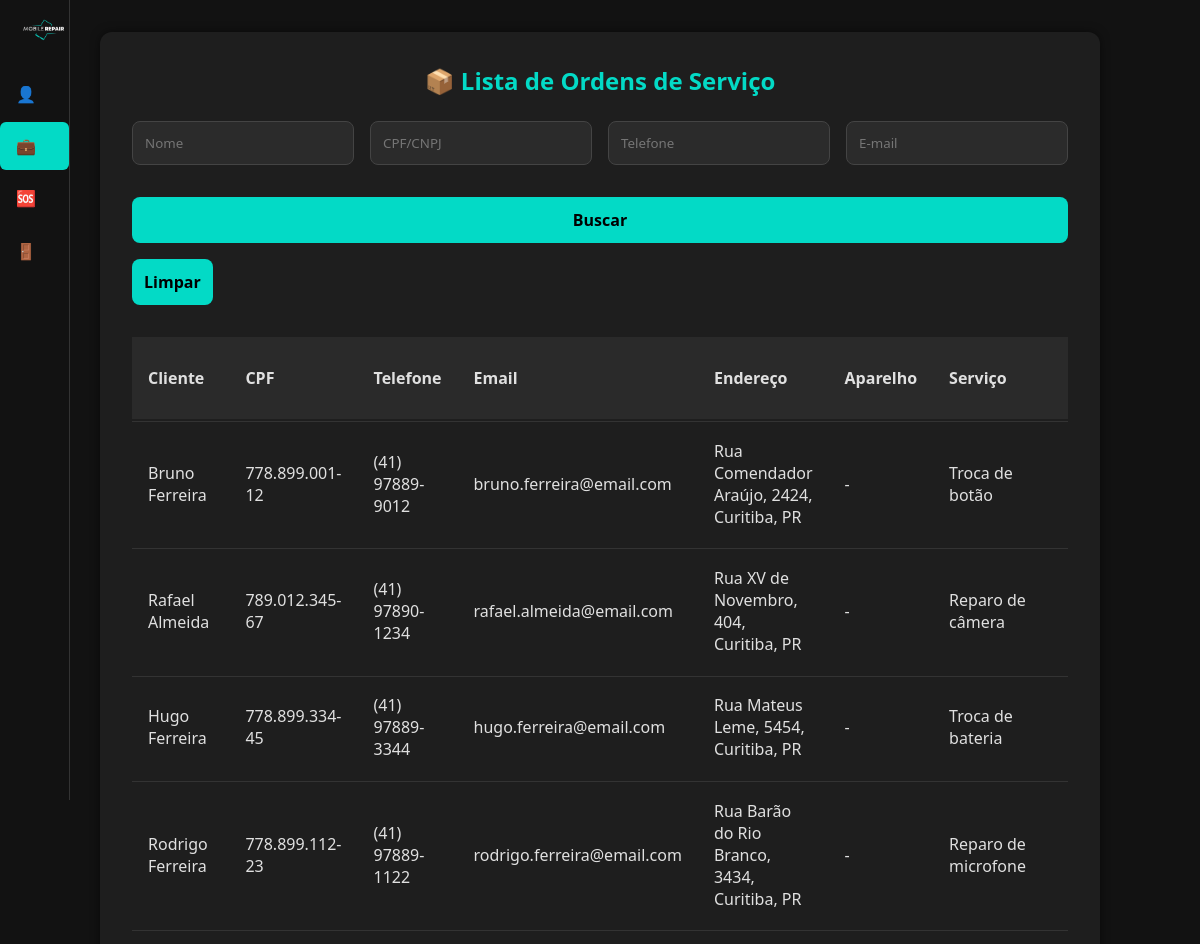
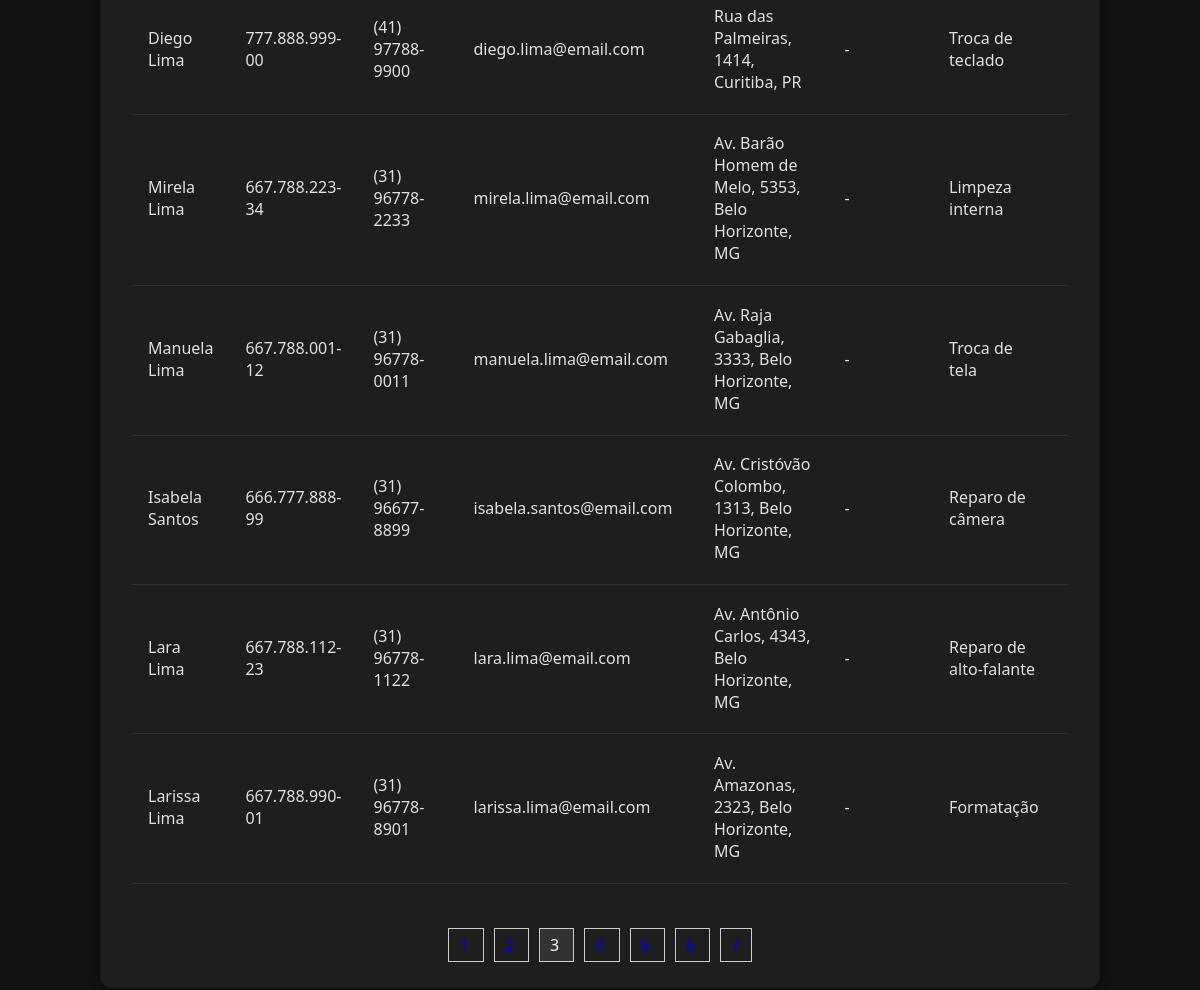
/ordem_serv.php?pagina=3 (signed in), run on the app's committed database (2 pictures, top to bottom).
### tables this page shows
CREATE TABLE `ordem_serv` (
  `id_ordem_serv` int(11) NOT NULL,
  `aparelho` varchar(100) DEFAULT NULL,
  `servico` varchar(255) DEFAULT NULL,
  `status` varchar(50) DEFAULT NULL,
  `valor` decimal(10,2) DEFAULT NULL,
  `tipo_pagamento` varchar(50) DEFAULT NULL,
  `problema` varchar(255) DEFAULT NULL,
  `cpf` varchar(20) DEFAULT NULL,
  `idusuario` int(11) DEFAULT NULL,
  `data_entrada` date DEFAULT NULL,
  `data_saida` date DEFAULT NULL
);

CREATE TABLE `cliente` (
  `cpf` varchar(20) NOT NULL,
  `telefone` varchar(20) DEFAULT NULL,
  `nome` varchar(100) DEFAULT NULL,
  `email` varchar(100) DEFAULT NULL,
  `endereco` varchar(100) DEFAULT NULL
);

### ordem_serv.php (the view, shortened to what this page needs)
<?php
require_once 'conexao.php';
$menus = [
    'Gerente' => [
        ['href' => 'dashboard.php', 'icon' => '👤', 'text' => 'Perfil'],
        ['href' => 'cadastro-cliente.php', 'icon' => '📋', 'text' => 'Cadastro Cliente'],
        ['href' => 'cadastro-ordem_serv.php', 'icon' => '🛠️', 'text' => 'Cadastro de<br>Ordem de Serviço'],
        ['href' => 'ordem_serv.php', 'icon' => '💼', 'text' => 'Ordem de serviço'],
        ['href' => 'relatorio.php', 'icon' => '📊', 'text' => 'Relatórios'],
        ['href' => 'estoque.php', 'icon' => '📦', 'text' => 'Estoque'],
        ['href' => 'usuarios.php', 'icon' => '👥', 'text' => 'Usuários'],
        ['href' => 'fornecedor.php', 'icon' => '🔗', 'text' => 'Fornecedores'],
        ['href' => 'suporte.php', 'icon' => '🆘', 'text' => 'Suporte'],
        ['href' => 'logout.php', 'icon' => '🚪', 'text' => 'Sair']
    ],
    'Atendente' => [
        ['href' => 'dashboard.php', 'icon' => '👤', 'text' => 'Perfil'],
        ['href' => 'cadastro-cliente.php', 'icon' => '📋', 'text' => 'Cadastro Cliente'],
        ['href' => 'cadastro-ordem_serv.php', 'icon' => '🛠️', 'text' => 'Cadastro de<br>Ordem de Serviço'],
        ['href' => 'ordem_serv.php', 'icon' => '💼', 'text' => 'Ordem de serviço'],
        ['href' => 'estoque.php', 'icon' => '📦', 'text' => 'Estoque'],
        ['href' => 'fornecedor.php', 'icon' => '🔗', 'text' => 'Fornecedores'],
        ['href' => 'suporte.php', 'icon' => '🆘', 'text' => 'Suporte'],
        ['href' => 'logout.php', 'icon' => '🚪', 'text' => 'Sair']
    ],
    'Tecnico' => [
        ['href' => 'dashboard.php', 'icon' => '👤', 'text' => 'Perfil'],
        ['href' => 'ordem_serv.php', 'icon' => '💼', 'text' => 'Ordem de serviço'],
        ['href' => 'suporte.php', 'icon' => '🆘', 'text' => 'Suporte'],
        ['href' => 'logout.php', 'icon' => '🚪', 'text' => 'Sair']
    ],
];
$menuItems = isset($_SESSION['cargo']) && isset($menus[$_SESSION['cargo']]) ? $menus[$_SESSION['cargo']] : [];
function detectaTabelaCliente(PDO $pdo): ?array {
    $candidatas = ['cliente', 'clientes', 'usuario', 'usuarios'];
    foreach ($candidatas as $tbl) {
        $st = $pdo->prepare("SHOW TABLES LIKE :t");
        $t = $tbl;
        $st->bindParam(':t', $t);
        $st->execute();
        $cols = [];
        $q = $pdo->query("SHOW COLUMNS FROM `$tbl`");
        foreach ($q as $r) $cols[] = $r['Field'];
        $necessarias = ['nome', 'telefone', 'email', 'cpf', 'endereco'];
        $ok = !array_diff($necessarias, $cols);
        if ($ok) return ['nome' => $tbl, 'colunas' => $cols];
    }
    return null;
}
$tblCliente = detectaTabelaCliente($pdo);
$temCliente = (bool)$tblCliente;
$nome      = trim($_GET['nome'] ?? '');
$cpf_cnpj  = trim($_GET['cpf_cnpj'] ?? '');
$telefone  = trim($_GET['telefone'] ?? '');
$email     = trim($_GET['email'] ?? '');
$limite = 10;
$pagina = isset($_GET['pagina']) && is_numeric($_GET['pagina']) ? (int)$_GET['pagina'] : 1;
$offset = ($pagina - 1) * $limite;
$sql = "SELECT os.*";
if ($temCliente) {
    $sql .= ", c.nome AS nome_cliente, c.telefone AS telefone_cliente, c.email AS email_cliente, c.cpf AS cpf_cliente, c.endereco AS endereco_cliente";
    $sql .= " FROM ordem_serv os";
    $sql .= " LEFT JOIN `{$tblCliente['nome']}` c ON c.cpf = os.cpf";
} else {
    $sql .= ", os.nome AS nome_cliente, os.telefone AS telefone_cliente, os.email AS email_cliente, os.cpf AS cpf_cliente, os.endereco AS endereco_cliente";
    $sql .= " FROM ordem_serv os";
}
$sql .= " WHERE 1=1";
$sql .= " ORDER BY os.data_entrada DESC, os.id_ordem_serv DESC LIMIT :limite OFFSET :offset";
try {
    $stmt = $pdo->prepare($sql);
    $stmt->bindValue(':limite', $limite, PDO::PARAM_INT);
    $stmt->bindValue(':offset', $offset, PDO::PARAM_INT);
    $stmt->execute();
    $ordens = $stmt->fetchAll(PDO::FETCH_ASSOC);
    $sqlCount = "SELECT COUNT(*) FROM ordem_serv os";
    if ($temCliente) {
        $sqlCount .= " LEFT JOIN `{$tblCliente['nome']}` c ON c.cpf = os.cpf WHERE 1=1";
    } else {
        $sqlCount .= " WHERE 1=1";
    }
    $countStmt = $pdo->prepare($sqlCount);
    $countStmt->execute();
    $totalRegistros = $countStmt->fetchColumn();
    $totalPaginas = ceil($totalRegistros / $limite);
} catch (PDOException $e) {
    die("Erro na consulta SQL: " . $e->getMessage() . "<br>SQL: " . $sql);
}
?>
<!DOCTYPE html>
<html lang="pt-br">
<head>
  <link rel="stylesheet" href="css/sidebar.css"/>
  <link rel="stylesheet" href="css/form.css" />
  <link rel="stylesheet" href="css/pedidos.css" />
</head>
<body>
  <nav class="sidebar">
    <div class="logo">
      <img src="img/logo.png" alt="Logo do sistema">
    </div>
    <ul class="menu">
      <?php foreach ($menuItems as $item): ?>
        <li><a href="<?php echo $item['href']; ?>" <?php echo $item['href'] === 'ordem_serv.php' ? 'class="active"' : ''; ?>><?php echo $item['icon']; ?> <span><?php echo $item['text']; ?></span></a></li>
      <?php endforeach; ?>
    </ul>
  </nav>
  <div class="form-container">
    <h2>📦 Lista de Ordens de Serviço</h2>
    <form id="filtro-form" method="get" style="margin-bottom: 2rem;">
      <div style="display:grid;grid-template-columns:repeat(auto-fit,minmax(200px,1fr));gap:1rem;">
        <input type="text" name="nome" value="<?php echo htmlspecialchars($nome); ?>" placeholder="Nome">
        <input type="text" name="cpf_cnpj" id="cpf_cnpj" value="<?php echo htmlspecialchars($cpf_cnpj); ?>" placeholder="CPF/CNPJ">
        <input type="text" name="telefone" id="telefone" value="<?php echo htmlspecialchars($telefone); ?>" placeholder="Telefone" maxlength="15">
        <input type="email" name="email" value="<?php echo htmlspecialchars($email); ?>" placeholder="E-mail">
      </div>
      <div style="margin-top:1rem;display:flex;gap:1rem;flex-wrap:wrap;">
        <button type="submit">Buscar</button>
        <a href="ordem_serv.php"><button type="button">Limpar</button></a>
      </div>
    </form>
    <div style="overflow-x:auto;">
      <table class="pedidos-table">
      <thead>
        <tr>
          <th>Cliente</th>
          <th>CPF</th>
          <th>Telefone</th>
          <th>Email</th>
          <th>Endereço</th>
          <th>Aparelho</th>
          <th>Serviço</th>
          <th>Data Entrada</th>
        </tr>
      </thead>
      <tbody>
        <?php if (count($ordens)): ?>
          <?php foreach ($ordens as $o): ?>
            <tr data-id="<?php echo (int)$o['id_ordem_serv']; ?>">
              <td><?php echo htmlspecialchars($o['nome_cliente'] ?? '-'); ?></td>
              <td><?php echo htmlspecialchars($o['cpf_cliente'] ?? '-'); ?></td>
              <td><?php echo htmlspecialchars($o['telefone_cliente'] ?? '-'); ?></td>
              <td><?php echo htmlspecialchars($o['email_cliente'] ?? '-'); ?></td>
              <td><?php echo htmlspecialchars($o['endereco_cliente'] ?? '-'); ?></td>
              <td><?php echo htmlspecialchars($o['Aparelho'] ?? '-'); ?></td>
              <td><?php echo htmlspecialchars($o['servico'] ?? '-'); ?></td>
              <td><?php echo !empty($o['data_entrada']) ? date('d/m/Y', strtotime($o['data_entrada'])) : '-'; ?></td>
            </tr>
          <?php endforeach; ?>
        <?php else: ?>
          <tr><td colspan="13" style="text-align:center;">Nenhuma ordem encontrada.</td></tr>
        <?php endif; ?>
      </tbody>
    </table>
  </div>
  <?php if ($totalPaginas > 1): ?>
  <div style="margin-top:20px; text-align:center;">
    <?php for ($i=1; $i <= $totalPaginas; $i++): ?>
      <a href="?pagina=<?php echo $i; ?>
        <?php echo $nome ? "&nome=".urlencode($nome) : ""; ?>
        <?php echo $cpf_cnpj ? "&cpf_cnpj=".urlencode($cpf_cnpj) : ""; ?>
        <?php echo $telefone ? "&telefone=".urlencode($telefone) : ""; ?>
        <?php echo $email ? "&email=".urlencode($email) : ""; ?>
      "
      style="margin:0 5px; padding:5px 10px; border:1px solid #ccc; text-decoration:none;
      <?php echo $i == $pagina ? 'background:#333;color:#fff;' : ''; ?>">
        <?php echo $i; ?>
      </a>
    <?php endfor; ?>
  </div>
  <?php endif; ?>
  </div>
</body>
</html>

### css/sidebar.css (style rules this page uses)
.sidebar { position: fixed; top: 0; left: 0; width: 70px; height: 100vh; background-color: #121212; border-right: 1px solid #333; overflow: hidden; transition: width 0.3s ease; z-index: 1000; }
.sidebar .logo { padding: 1.2rem; text-align: center; }
.sidebar .logo img { width: 50px; transition: width 0.3s; }
.sidebar .menu { list-style: none; padding-top: -1rem; padding-left: 0; padding-right: 0; }
.sidebar .menu li { margin: 0.3rem 0; }
.sidebar .menu li a { display: flex; align-items: center; gap: 0.8rem; text-decoration: none; color: #ccc; padding: 0.8rem 1rem; border-radius: 6px; transition: background-color 0.3s, color 0.3s; white-space: nowrap; overflow: hidden; position: relative; }
.sidebar .menu li a.active { background-color: #03dac6; color: #000; font-weight: bold; }

### css/form.css (style rules this page uses)
* { margin: 0; padding: 0; box-sizing: border-box; font-family: 'Segoe UI', Tahoma, Geneva, Verdana, sans-serif; }
body { background-color: #121212; color: #e0e0e0; min-height: 100vh; }
.form-container { background-color: #1e1e1e; padding: 2rem; border-radius: 12px; box-shadow: 0 8px 24px rgba(0, 0, 0, 0.7); width: 100%; max-width: 600px; margin: 3rem auto; animation: fadeIn 0.5s ease-in-out; }
h2 { margin-bottom: 1.5rem; color: #03dac6; text-align: center; }
input, textarea, select { width: 100%; padding: 0.75rem; border: 1px solid #444; border-radius: 8px; background-color: #2b2b2b; color: #fff; margin-bottom: 1rem; }
button { width: 100%; padding: 0.75rem; background-color: #03dac6; color: #000; font-weight: bold; border: none; border-radius: 8px; font-size: 1rem; cursor: pointer; transition: background-color 0.3s ease; }

### css/pedidos.css (style rules this page uses)
body { background-color: #121212; color: #e0e0e0; font-family: 'Segoe UI', sans-serif; padding: 2rem; }
.form-container { max-width: 1000px; margin: 0 auto; background-color: #1e1e1e; padding: 2rem; border-radius: 12px; box-shadow: 0 0 10px rgba(0,0,0,0.5); }
h2 { text-align: center; color: #03dac6; margin-bottom: 1.5rem; }
.pedidos-table { width: 100%; border-collapse: collapse; margin-bottom: 2rem; }
.pedidos-table th, .pedidos-table td { padding: 1.2rem 1rem; text-align: left; vertical-align: middle; position: relative; }
.pedidos-table th { background-color: #2a2a2a; }
.pedidos-table tr { border-bottom: 1px solid transparent; position: relative; }
.pedidos-table tr::after { content: ''; position: absolute; top: 100%; left: 0; width: 100%; border-bottom: 1px solid #333; margin-top: 2px; }

### data on the page
ordem_serv: cpf.nome "Bruno Ferreira", cpf.cpf "778.899.001-12", cpf.telefone "(41) 97889-9012", cpf.email "bruno.ferreira@email.com", cpf.endereco "Rua Comendador Araújo, 2424, Curitiba, PR", Aparelho "-", servico "Troca de botão"
ordem_serv: cpf.nome "Rafael Almeida", cpf.cpf "789.012.345-67", cpf.telefone "(41) 97890-1234", cpf.email "rafael.almeida@email.com", cpf.endereco "Rua XV de Novembro, 404, Curitiba, PR", Aparelho "-", servico "Reparo de câmera"
ordem_serv: cpf.nome "Hugo Ferreira", cpf.cpf "778.899.334-45", cpf.telefone "(41) 97889-3344", cpf.email "hugo.ferreira@email.com", cpf.endereco "Rua Mateus Leme, 5454, Curitiba, PR", Aparelho "-", servico "Troca de bateria"
ordem_serv: cpf.nome "Rodrigo Ferreira", cpf.cpf "778.899.112-23", cpf.telefone "(41) 97889-1122", cpf.email "rodrigo.ferreira@email.com", cpf.endereco "Rua Barão do Rio Branco, 3434, Curitiba, PR", Aparelho "-", servico "Reparo de microfone"
ordem_serv: cpf.nome "Diego Lima", cpf.cpf "777.888.999-00", cpf.telefone "(41) 97788-9900", cpf.email "diego.lima@email.com", cpf.endereco "Rua das Palmeiras, 1414, Curitiba, PR", Aparelho "-", servico "Troca de teclado"
ordem_serv: cpf.nome "Mirela Lima", cpf.cpf "667.788.223-34", cpf.telefone "(31) 96778-2233", cpf.email "mirela.lima@email.com", cpf.endereco "Av. Barão Homem de Melo, 5353, Belo Horizonte, MG", Aparelho "-", servico "Limpeza interna"
ordem_serv: cpf.nome "Manuela Lima", cpf.cpf "667.788.001-12", cpf.telefone "(31) 96778-0011", cpf.email "manuela.lima@email.com", cpf.endereco "Av. Raja Gabaglia, 3333, Belo Horizonte, MG", Aparelho "-", servico "Troca de tela"
ordem_serv: cpf.nome "Isabela Santos", cpf.cpf "666.777.888-99", cpf.telefone "(31) 96677-8899", cpf.email "isabela.santos@email.com", cpf.endereco "Av. Cristóvão Colombo, 1313, Belo Horizonte, MG", Aparelho "-", servico "Reparo de câmera"
ordem_serv: cpf.nome "Lara Lima", cpf.cpf "667.788.112-23", cpf.telefone "(31) 96778-1122", cpf.email "lara.lima@email.com", cpf.endereco "Av. Antônio Carlos, 4343, Belo Horizonte, MG", Aparelho "-", servico "Reparo de alto-falante"
ordem_serv: cpf.nome "Larissa Lima", cpf.cpf "667.788.990-01", cpf.telefone "(31) 96778-8901", cpf.email "larissa.lima@email.com", cpf.endereco "Av. Amazonas, 2323, Belo Horizonte, MG", Aparelho "-", servico "Formatação"

### other printed values
$item['icon'] "👤"
$item['icon'] "💼"
$item['icon'] "🆘"
$item['icon'] "🚪"
